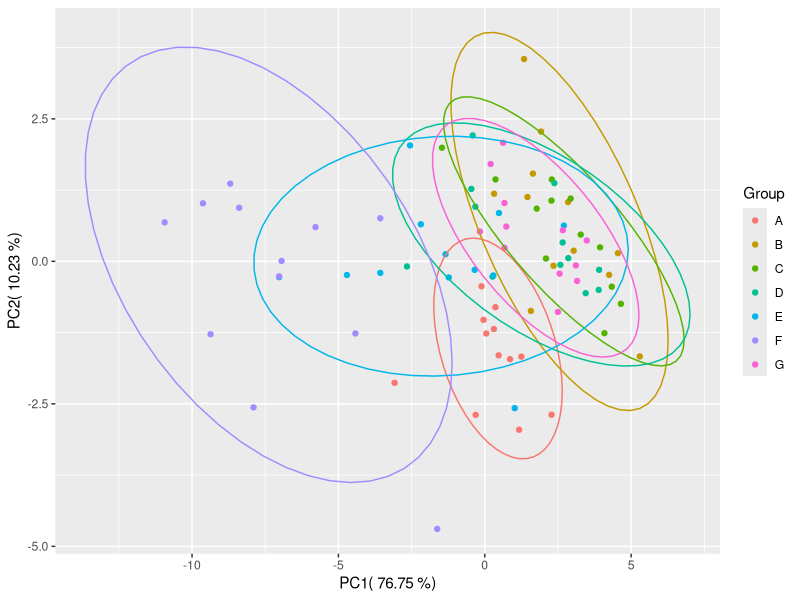

This chart was generated by the following R code:
library(ggplot2)

setwd(choose.dir())
sample_info = read.table('sample.txt', header = T, row.names = 1, sep = '\t')
group_info = read.table('group.txt', sep = '\t')

sample_nor = scale(t(sample_info))
sample_pca = prcomp(sample_nor)
sample_pcg = data.frame(sample_pca$x,Group = group_info$V2)
percentage = summary(sample_pca)$importance[2,]*100
percentage = round(percentage,2)

p = ggplot(sample_pcg,aes(x=PC1,y=PC2,color = Group))+ geom_point()+stat_ellipse(level = 0.95, show.legend = F) +xlab(paste('PC1(',percentage[1],'%)'))+ylab(paste('PC2(',percentage[2],'%)'))
ggsave(plot = p, filename = 'PCA plot.pdf')